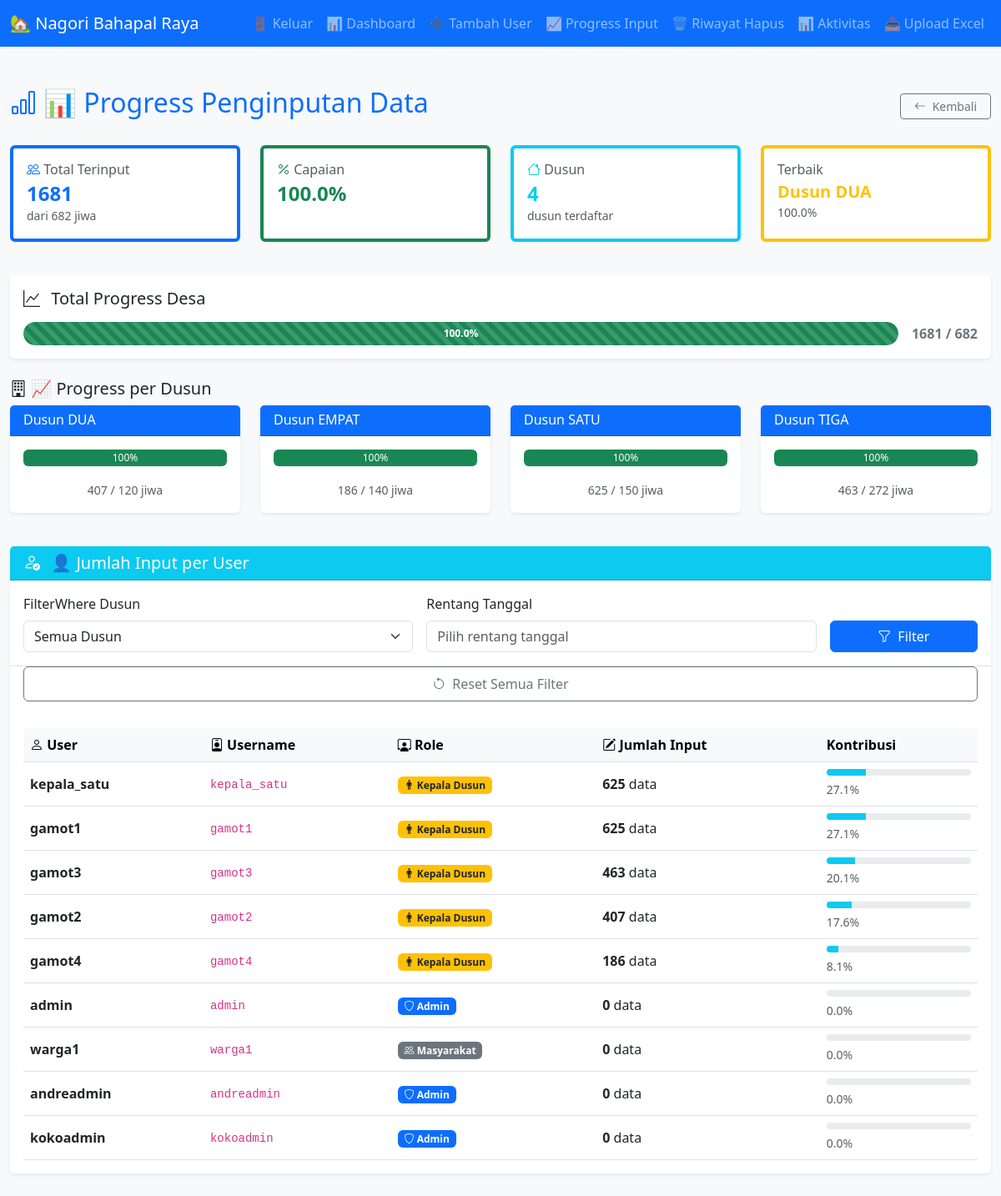
Page /progress (signed in) on the committed database.
### tables this page shows
CREATE TABLE user (
            id INTEGER PRIMARY KEY AUTOINCREMENT,
            username TEXT UNIQUE,
            password TEXT,
            role TEXT,
            dusun TEXT,
            nik_masyarakat TEXT
        );

### app.py (the view, shortened to what this page needs)
@app.route('/progress')
@login_required
def progress():
    if current_user.role != 'admin':
        flash("Akses ditolak. Hanya admin yang bisa melihat progress.", "danger")
        return redirect(url_for('index'))
    conn = get_db()
    cursor = conn.cursor()
    target_dusun = {
        'SATU': 150,
        'DUA': 120,
        'TIGA': 272,
        'EMPAT': 140
    }
    total_target = sum(target_dusun.values())  # 150+120+272+140 = 682
    filter_dusun = request.args.get('dusun')
    tanggal = request.args.get('tanggal')
    start_date = None
    end_date = None
    cursor.execute("""
        SELECT dusun, COUNT(*) as jumlah
        FROM penduduk
        WHERE dusun IS NOT NULL AND TRIM(dusun) != ''
        GROUP BY dusun
    """)
    data_dusun = cursor.fetchall()
    progress_data = []
    total_terinput = 0  # Reset, akan diisi ulang
    for dusun, jumlah in data_dusun:
        target = target_dusun.get(dusun, 100)
        persen = min(100, round((jumlah / target) * 100))
        progress_data.append({
            'dusun': dusun,
            'terinput': jumlah,
            'target': target,
            'persen': persen
        })
        total_terinput += jumlah  # Akumulasi total terinput
    total_persen = min(100, round((total_terinput / total_target) * 100)) if total_target > 0 else 0
    query_user = """
        SELECT
            u.username,
            u.username as nama,
            u.role,
            COUNT(p.nik) as jumlah_input
        FROM user u
        LEFT JOIN penduduk p ON (p.dusun = u.dusun OR p.nik = u.nik_masyarakat)
        WHERE 1=1
    """
    params_user = []
    if filter_dusun:
        query_user += " AND p.dusun = ?"
        params_user.append(filter_dusun)
    if start_date and end_date:
        query_user += " AND p.tanggal_input BETWEEN ? AND ?"
        params_user.extend([start_date, end_date])
    query_user += " GROUP BY u.id, u.username, u.role ORDER BY jumlah_input DESC"
    cursor.execute(query_user, params_user)
    data_per_user = cursor.fetchall()
    conn.close()
    total_input = sum(row[3] for row in data_per_user) if data_per_user else 0
    return render_template(
        'progress.html',
        progress_data=progress_data,
        total_terinput=total_terinput,
        total_target=total_target,
        total_persen=total_persen,
        data_per_user=data_per_user,
        total_input=total_input,
        semua_dusun=target_dusun.keys(),
        filter_dusun=filter_dusun,
        tanggal_filter=tanggal,
        request=request
    )
    total_input = sum(row['jumlah_input'] for row in data_per_user) if data_per_user else 0

### app.py (called while the page is built)
def get_db():
    conn = sqlite3.connect('desa.db')
    conn.row_factory = sqlite3.Row
    return conn

@login_manager.user_loader
def load_user(user_id):
    return users.get(user_id)

### templates/progress.html (shortened to what this page needs)
{% extends "base.html" %}
{% block content %}
<div class="container-fluid py-4">
    <div class="d-flex justify-content-between align-items-center mb-4">
        <h2 class="text-primary">
            <i class="bi bi-bar-chart me-2"></i>📊 Progress Penginputan Data
        </h2>
        <a href="/" class="btn btn-outline-secondary btn-sm px-3">
            <i class="bi bi-arrow-left me-1"></i> Kembali
        </a>
    </div>
    <div class="row mb-4">
        <div class="col-12 col-md-6 col-lg-3 mb-3">
            <div class="card border-start border-primary border-4 h-100">
                <div class="card-body">
                    <h6 class="text-muted mb-1"><i class="bi bi-people text-primary"></i> Total Terinput</h6>
                    <h4 class="mb-0 fw-bold text-primary">{{ total_terinput }}</h4>
                    <small class="text-muted">dari {{ total_target }} jiwa</small>
                </div>
            </div>
        </div>
        <div class="col-12 col-md-6 col-lg-3 mb-3">
            <div class="card border-start border-success border-4 h-100">
                <div class="card-body">
                    <h6 class="text-muted mb-1"><i class="bi bi-percent text-success"></i> Capaian</h6>
                    <h4 class="mb-0 fw-bold text-success">{{ "%.1f"|format(total_persen) }}%</h4>
                </div>
            </div>
        </div>
        <div class="col-12 col-md-6 col-lg-3 mb-3">
            <div class="card border-start border-info border-4 h-100">
                <div class="card-body">
                    <h6 class="text-muted mb-1"><i class="bi bi-house text-info"></i> Dusun</h6>
                    <h4 class="mb-0 fw-bold text-info">{{ progress_data|length }}</h4>
                    <small class="text-muted">dusun terdaftar</small>
                </div>
            </div>
        </div>
        <div class="col-12 col-md-6 col-lg-3 mb-3">
            <div class="card border-start border-warning border-4 h-100">
                <div class="card-body">
                    <h6 class="text-muted mb-1"> Terbaik</h6>
                    {% if progress_data %}
                        {% set best = progress_data|sort(attribute='persen', reverse=true)|first %}
                        <h5 class="mb-0 fw-bold text-warning">Dusun {{ best.dusun }}</h5>
                        <small class="text-muted">{{ "%.1f"|format(best.persen) }}%</small>
                    {% else %}
                        <h5 class="mb-0 fw-bold text-secondary">—</h5>
                        <small class="text-muted">Tidak ada data</small>
                    {% endif %}
                </div>
            </div>
        </div>
    </div>
    <div class="card shadow-sm mb-4 border-0">
        <div class="card-body">
            <h5 class="card-title mb-3">
                <i class="bi bi-graph-up me-2"></i> Total Progress Desa
            </h5>
            <div class="d-flex align-items-center gap-3">
                <div class="flex-grow-1">
                    <div class="progress rounded-pill" style="height: 28px;">
                        <div class="progress-bar bg-success progress-bar-striped progress-bar-animated"
                             role="progressbar"
                             style="width: {{ total_persen }}%; border-radius: 14px;"
                             aria-valuenow="{{ total_persen }}" aria-valuemin="0" aria-valuemax="100">
                            <strong class="text-white">{{ "%.1f"|format(total_persen) }}%</strong>
                        </div>
                    </div>
                </div>
                <div class="text-nowrap fw-bold text-secondary">
                    {{ total_terinput }} / {{ total_target }}
                </div>
            </div>
        </div>
    </div>
    <h5><i class="bi bi-building"></i> 📈 Progress per Dusun</h5>
    <div class="row mb-4">
        {% for data in progress_data %}
        <div class="col-12 col-md-6 col-lg-3 mb-3">
            <div class="card h-100 shadow-sm border-0">
                <div class="card-header bg-primary text-white">
                    <h6 class="mb-0">Dusun {{ data.dusun }}</h6>
                </div>
                <div class="card-body d-flex flex-column">
                    <div class="mb-3">
                        <div class="progress" style="height: 20px;">
                            <div class="progress-bar
                                {% if data.persen >= 80 %}bg-success
                                {% elif data.persen >= 60 %}bg-warning text-dark
                                {% else %}bg-danger{% endif %}"
                                 role="progressbar"
                                 style="width: {{ data.persen }}%;"
                                 aria-valuenow="{{ data.persen }}">
                                {{ data.persen }}%
                            </div>
                        </div>
                    </div>
                    <div class="mt-auto text-center">
                        <small class="text-muted">
                            {{ data.terinput }} / {{ data.target }} jiwa
                        </small>
                    </div>
                </div>
            </div>
        </div>
        {% endfor %}
    </div>
    <div class="card shadow-sm mb-4 border-0">
        <div class="card-header bg-info text-white">
            <h5 class="mb-0">
                <i class="bi bi-person-check me-2"></i> 👤 Jumlah Input per User
            </h5>
        </div>
        <div class="card-body border-bottom">
            <form method="GET" class="row g-3">
                <div class="col-12 col-md-5">
                    <label for="dusun" class="form-label">FilterWhere Dusun</label>
                    <select name="dusun" id="dusun" class="form-select">
                        <option value="">Semua Dusun</option>
                    </select>
                </div>
                <div class="col-12 col-md-5">
                    <label for="tanggal" class="form-label">Rentang Tanggal</label>
                    <input type="text" name="tanggal" id="tanggal" class="form-control"
                           placeholder="Pilih rentang tanggal"
                           value="{{ request.args.get('tanggal', '') }}"
                           autocomplete="off">
                </div>
                <div class="col-12 col-md-2 d-flex align-items-end">
                    <button type="submit" class="btn btn-primary w-100 d-flex align-items-center justify-content-center gap-2">
                        <i class="bi bi-funnel"></i>
                        <span>Filter</span>
                    </button>
                </div>
            </form>
        </div>
        <div class="card-body pt-0">
            <a href="{{ url_for('progress') }}" class="btn btn-outline-secondary w-100 d-flex align-items-center justify-content-center gap-2 py-2">
                <i class="bi bi-arrow-counterclockwise"></i>
                <span>Reset Semua Filter</span>
            </a>
        </div>
        <div class="card-body">
            {% if data_per_user and data_per_user|length > 0 %}
            <div class="table-responsive">
                <table class="table table-hover align-middle mb-0">
                    <thead class="table-light">
                        <tr>
                            <th><i class="bi bi-person"></i> User</th>
                            <th><i class="bi bi-person-badge"></i> Username</th>
                            <th><i class="bi bi-person-workspace"></i> Role</th>
                            <th><i class="bi bi-pencil-square"></i> Jumlah Input</th>
                            <th> Kontribusi</th>
                        </tr>
                    </thead>
                    <tbody>
                        {% set total_input = data_per_user|map(attribute='jumlah_input')|sum %}
                        {% for row in data_per_user %}
                        <tr>
                            <td><strong>{{ row.nama or row.username }}</strong></td>
                            <td><code>{{ row.username }}</code></td>
                            <td>
                                {% if row.role == 'admin' %}
                                    <span class="badge bg-primary"><i class="bi bi-shield"></i> Admin</span>
                                {% elif row.role == 'kepala_dusun' %}
                                    <span class="badge bg-warning text-dark"><i class="bi bi-person-standing"></i> Kepala Dusun</span>
                                {% elif row.role == 'masyarakat' %}
                                    <span class="badge bg-secondary"><i class="bi bi-people"></i> Masyarakat</span>
                                {% else %}
                                    <span class="badge bg-light text-dark">{{ row.role|title }}</span>
                                {% endif %}
                            </td>
                            <td><strong>{{ row.jumlah_input }}</strong> data</td>
                            <td>
                                <div class="progress mb-1" style="height: 8px;">
                                    <div class="progress-bar bg-info" role="progressbar"
                                         style="width: {{ (row.jumlah_input / total_input * 100) if total_input > 0 else 0 }}%;">
                                    </div>
                                </div>
                                <small class="text-muted">
                                    {{ "%.1f"|format((row.jumlah_input / total_input * 100) if total_input > 0 else 0) }}%
                                </small>
                            </td>
                        </tr>
                        {% endfor %}
                    </tbody>
                </table>
            </div>
            {% else %}
            <div class="text-center py-4 text-muted">
                <i class="bi bi-person-slash fa-2x mb-2 opacity-50"></i>
                <p class="mb-0">Belum ada data input dari user.</p>
            </div>
            {% endif %}
        </div>
    </div>
</div>
{% endblock %}
{% block script %}
<link rel="stylesheet" href="https://cdn.jsdelivr.net/npm/daterangepicker/daterangepicker.css" />
{% endblock %}

### templates/base.html (shortened to what this page needs)
<!DOCTYPE html>
<html lang="id">
<head>
  <link href="https://cdn.jsdelivr.net/npm/bootstrap@5.3.0/dist/css/bootstrap.min.css" rel="stylesheet">
  <link href="https://cdn.jsdelivr.net/npm/bootstrap-icons@1.11.3/font/bootstrap-icons.min.css" rel="stylesheet">
</head>
<body class="bg-light">
  <nav class="navbar navbar-expand-lg navbar-dark bg-primary mb-4">
    <div class="container-fluid">
      <a class="navbar-brand" href="/">🏡 Nagori Bahapal Raya</a>
      <div class="collapse navbar-collapse" id="navbarNav">
        <ul class="navbar-nav ms-auto">
          {% if current_user.is_authenticated %}
            <li class="nav-item"><a class="nav-link" href="/logout">🚪 Keluar</a></li>
            <li class="nav-item"><a class="nav-link" href="/dashboard">📊 Dashboard</a></li>
            {% if current_user.role == 'admin' %}
              <li class="nav-item"><a class="nav-link" href="/tambah/user">➕ Tambah User</a></li>
              <li class="nav-item"><a class="nav-link" href="/progress">📈 Progress Input</a></li>
              <li class="nav-item"><a class="nav-link" href="/riwayat_hapus">🗑️ Riwayat Hapus</a></li>
              <li class="nav-item"><a class="nav-link" href="/log/aktivitas">📊 Aktivitas</a></li>
            {% endif %}
            {% if current_user.role in ['admin', 'kepala_dusun'] %}
              <li class="nav-item"><a class="nav-link" href="/upload">📥 Upload Excel</a></li>
            {% endif %}
          {% endif %}
        </ul>
      </div>
    </div>
  </nav>
  {% block content %}{% endblock %}
  {% block script %}{% endblock %}
</body>
</html>

### templates/base.html (style rules this page uses)
body { padding-bottom: 70px; }
.shadow-sm { transition: transform 0.2s, box-shadow 0.2s; }

### rows in the picture
user: username "kepala_satu", role "kepala_dusun" (drawn), jumlah_input "625", {{ (row.jumlah_input / total_input * 100) if total_input > 0 else 0 }} 27.10320901994796 (drawn), jumlah_input "27.1"
user: username "gamot1", role "kepala_dusun" (drawn), jumlah_input "625", {{ (row.jumlah_input / total_input * 100) if total_input > 0 else 0 }} 27.10320901994796 (drawn), jumlah_input "27.1"
user: username "gamot3", role "kepala_dusun" (drawn), jumlah_input "463", {{ (row.jumlah_input / total_input * 100) if total_input > 0 else 0 }} 20.07805724197745 (drawn), jumlah_input "20.1"
user: username "gamot2", role "kepala_dusun" (drawn), jumlah_input "407", {{ (row.jumlah_input / total_input * 100) if total_input > 0 else 0 }} 17.649609713790113 (drawn), jumlah_input "17.6"
user: username "gamot4", role "kepala_dusun" (drawn), jumlah_input "186", {{ (row.jumlah_input / total_input * 100) if total_input > 0 else 0 }} 8.065915004336514 (drawn), jumlah_input "8.1"
user: username "admin", role "admin" (drawn), jumlah_input "0", jumlah_input "0.0"
user: username "warga1", role "masyarakat" (drawn), jumlah_input "0", jumlah_input "0.0"
user: username "andreadmin", role "admin" (drawn), jumlah_input "0", jumlah_input "0.0"
user: username "kokoadmin", role "admin" (drawn), jumlah_input "0", jumlah_input "0.0"

### other values in the picture
{{ total_terinput }} "1681"
{{ total_target }} "682"
{{ "%.1f"|format(total_persen) }} "100.0"
{{ progress_data|length }} "4"
{{ best.dusun }} "DUA"
{{ "%.1f"|format(best.persen) }} "100.0"
{{ data.dusun }} "DUA" "EMPAT" "SATU" "TIGA"
{{ data.persen }} "100" "100" "100" "100"
{{ data.terinput }} "407" "186" "625" "463"
{{ data.target }} "120" "140" "150" "272"
